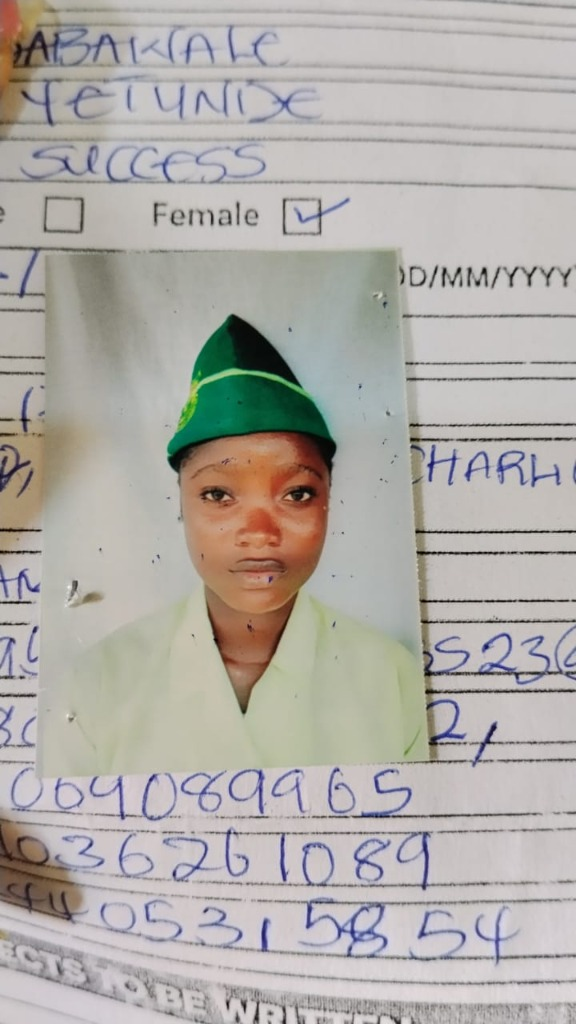
#> input picture processor/form_sample.jpg, 576 x 1024 px
$ python -i color_corrector.py   (imports and definitions only)
#> lines starting #> are read from the running program, lines starting #| are printed output that depends on the picture
#> further down, picture is the input picture: shape (1024, 576, 3); mean B, G, R 168.3, 172.7, 176.6
"""White balance + exposure + contrast correction. Conservative by design."""
import cv2
import numpy as np


def gray_world_white_balance(bgr, strength=0.5):
    """Scale channels so their means match the green channel mean.

    strength<1 blends toward the original to preserve skin tones.
    """
    img = bgr.astype(np.float32)
    means = img.reshape(-1, 3).mean(axis=0)
    if means.min() < 5:
        return bgr
    target = means[1]  # green as reference
    gains = np.clip(target / np.maximum(means, 1.0), 0.85, 1.18)
    gains = 1.0 + (gains - 1.0) * strength
    out = img * gains[None, None, :]
    return np.clip(out, 0, 255).astype(np.uint8)


def correct_exposure(bgr):
    """If mean luminance is far from mid-grey, apply a gentle gamma/exposure fix."""
    gray = cv2.cvtColor(bgr, cv2.COLOR_BGR2GRAY)
    mean = float(gray.mean())
    if 95 <= mean <= 175:
        return bgr, {'applied': False, 'mean_luma': round(mean, 1)}
    # target ~135; gamma = log(0.5)/log(mean/255)
    gamma = float(np.clip(np.log(0.5) / np.log(max(mean, 1) / 255.0), 0.75, 1.4))
    lut = np.array([min(255, int(255 * (i / 255.0) ** gamma)) for i in range(256)],
                   dtype=np.uint8)
    return cv2.LUT(bgr, lut), {'applied': True, 'mean_luma': round(mean, 1),
                               'gamma': round(gamma, 3)}


def correct_contrast(bgr, clip=2.0):
    """CLAHE on L channel of LAB — mild, preserves colour."""
#> called with clip = 2
    lab = cv2.cvtColor(bgr, cv2.COLOR_BGR2LAB)
#> lab: shape (1024, 576, 3); mean of channels 0, 1, 2 180.4, 128.9, 131.1
    l, a, ch = cv2.split(lab)
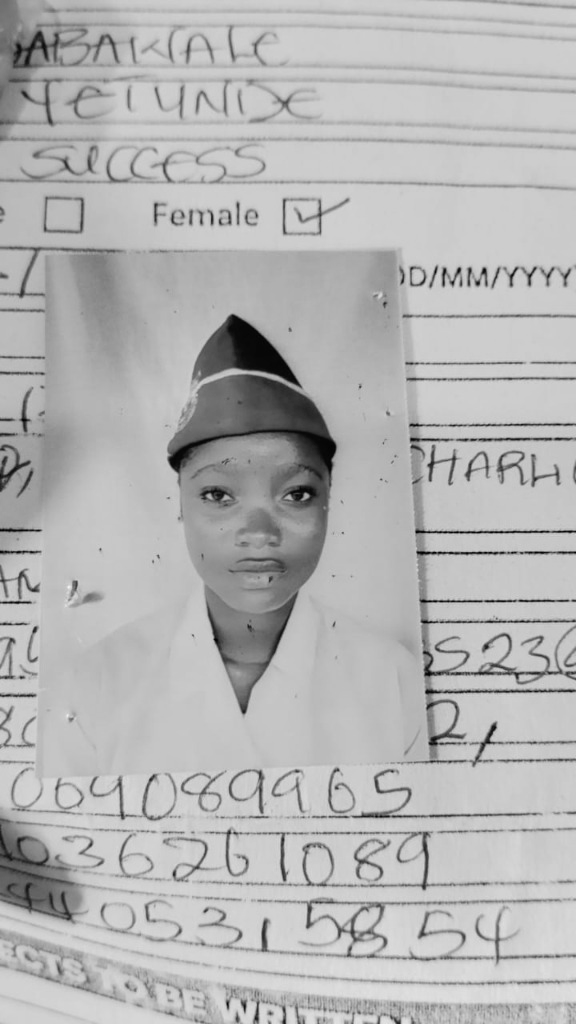
#> l: shape (1024, 576); min 1, max 243, mean 180.4
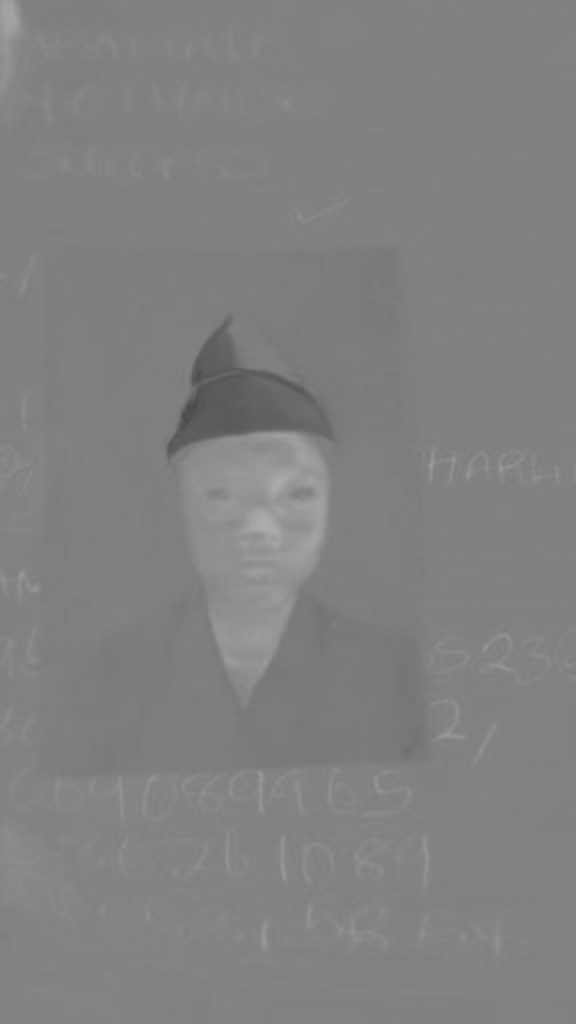
#> a: shape (1024, 576); min 74, max 173, mean 128.9
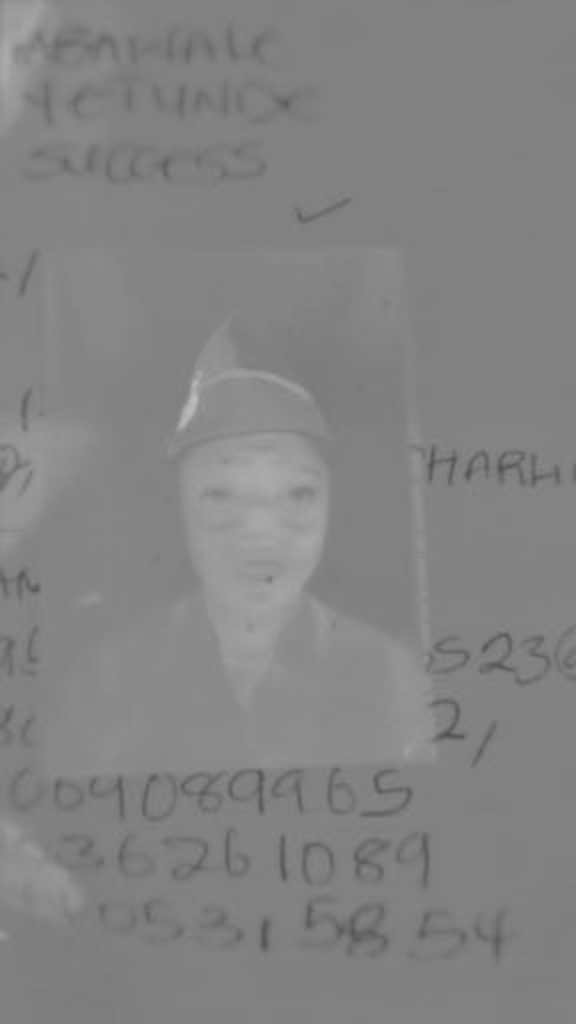
#> ch: shape (1024, 576); min 80, max 189, mean 131.1
    clahe = cv2.createCLAHE(clipLimit=clip, tileGridSize=(8, 8))
    l2 = clahe.apply(l)
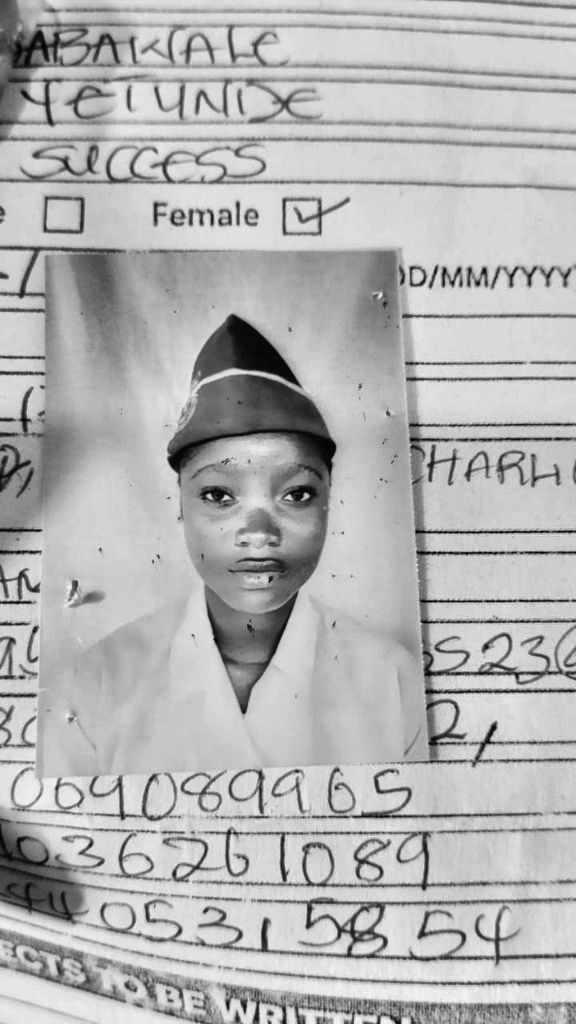
#> l2: shape (1024, 576); min 1, max 247, mean 179.3
    return cv2.cvtColor(cv2.merge([l2, a, ch]), cv2.COLOR_LAB2BGR)
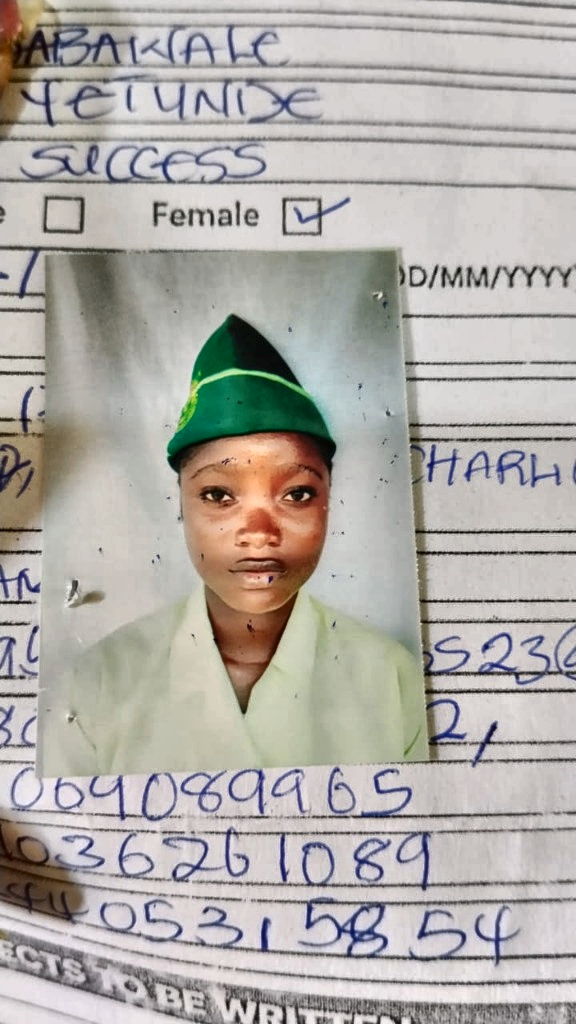
#> returned value: shape (1024, 576, 3); mean B, G, R 167.7, 172.4, 176.2

>>> import cv2
>>> picture = cv2.imread('../form_sample.jpg')
>>> result = correct_contrast(picture)

$ run again, on processor/extracted.jpg
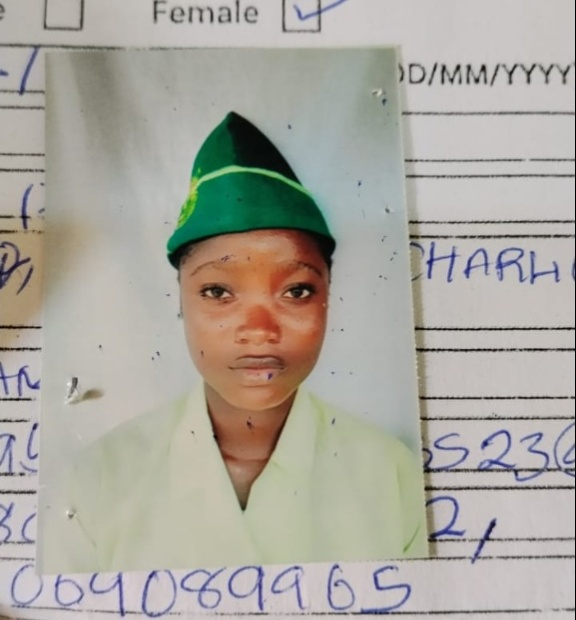
#> input picture processor/extracted.jpg, 576 x 620 px
#> picture is the input picture: shape (620, 576, 3); mean B, G, R 158.8, 167.4, 170.5
#> lab: shape (620, 576, 3); mean of channels 0, 1, 2 174.9, 128.1, 133.2
#> in correct_contrast, `l, a, ch = cv2.split(lab)`:
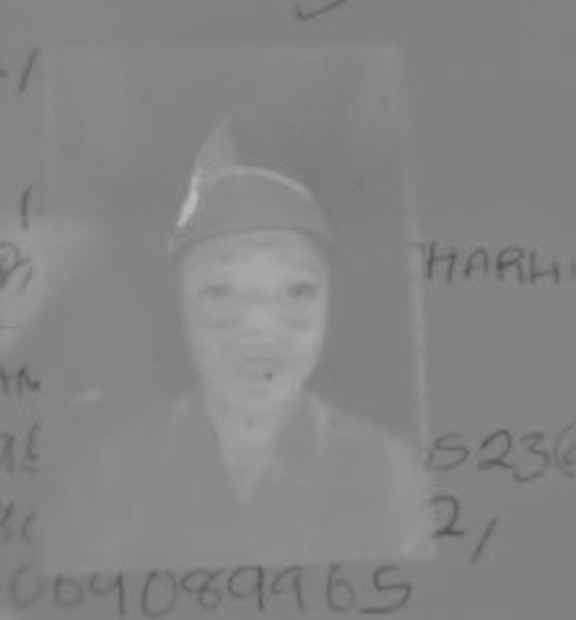
#> ch: shape (620, 576); min 84, max 187, mean 133.2
#> in correct_contrast, `return cv2.cvtColor(cv2.merge([l2, a, ch]), cv2.COLOR_LAB2BGR)`:
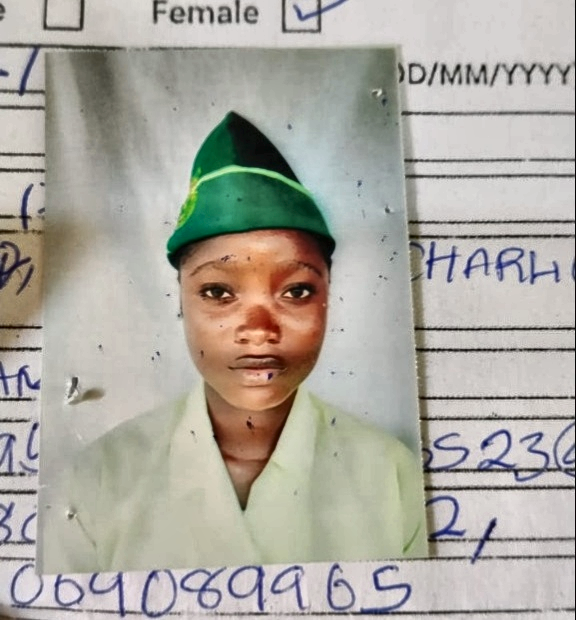
#> returned value: shape (620, 576, 3); mean B, G, R 160.6, 169.3, 172.5
